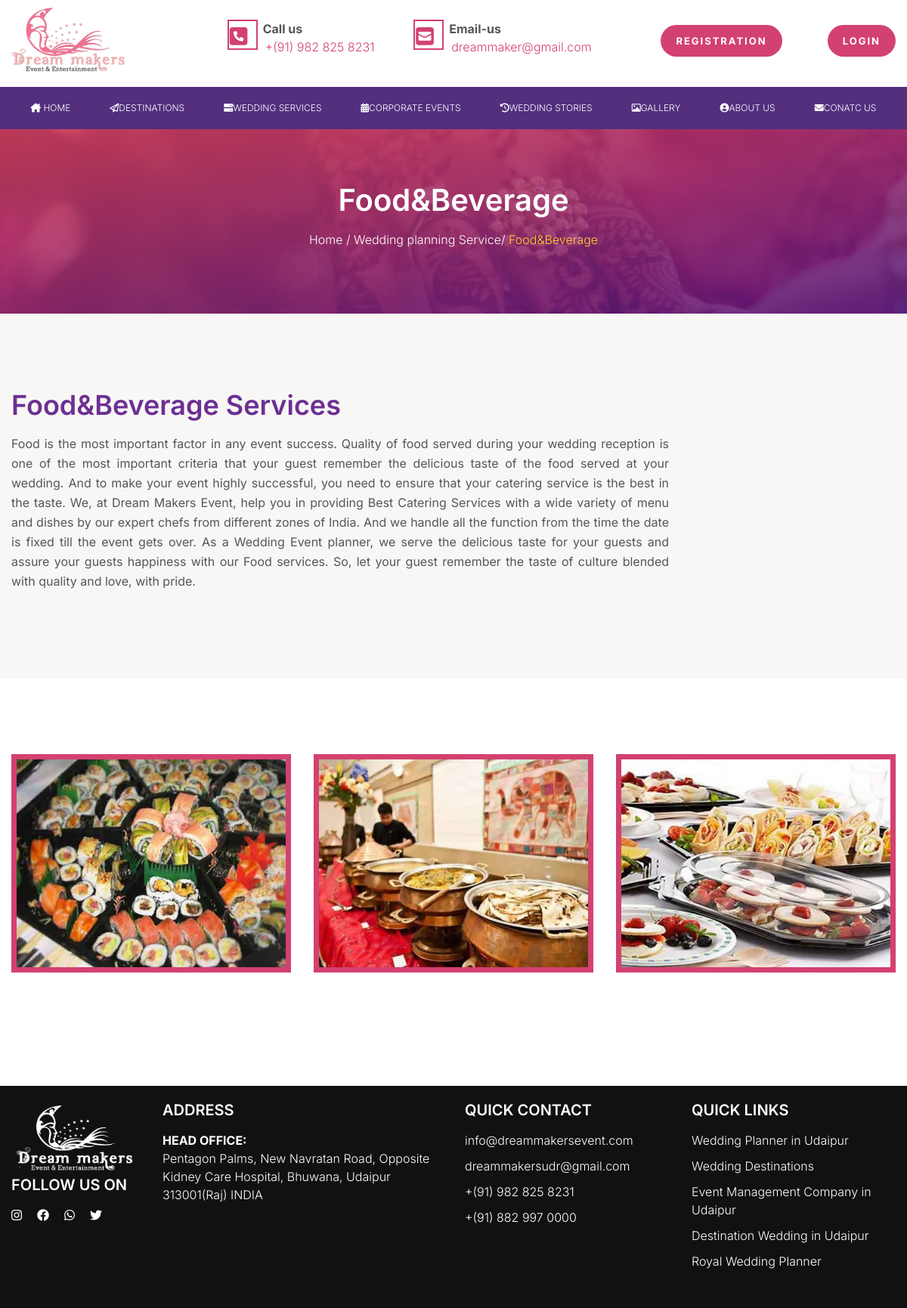
The page /subservices.php?id=1 on the database its author committed.
### tables this page shows
CREATE TABLE `services_tbl` (
  `service_id` int(5) NOT NULL,
  `service_name` varchar(30) NOT NULL,
  `service_detail` text NOT NULL,
  `service_img` varchar(2000) NOT NULL
);

CREATE TABLE `subservices_tbl` (
  `subser_id` int(5) NOT NULL,
  `service_id` int(5) NOT NULL,
  `subser_img` varchar(2000) NOT NULL
);

### subservices.php (the view, shortened to what this page needs)
<?php require('header.php'); ?>
    <?php
                            $id=$_GET['id'];
                            $query = "SELECT * FROM `services_tbl` WHERE service_id='$id'";
                            $query_run = mysqli_query($conn,$query);
                            $row = mysqli_fetch_array($query_run);
?>
    <main class="site-main">
        <section class="section section--banner2">
            <div class="wrap">
                <div class="banner2__text">
                    <h2><?=$row['service_name'];?></h2>
                    <p><a href="index.php">Home </a>/ <a href="wedding-service.php">Wedding planning Service</a>/ <span><?=$row['service_name'];?></span></p>
                </div>
            </div>
        </section>
        <section class="section section--planner">
            <div class="wrap">
                <div class="jaipur-info">
                    <h3><?=$row['service_name'];?> Services</h3>
                </div>
                <div class="row">
                    <div class="col-9">
                        <div class="about__planner text-center">
                          <p><?=$row['service_detail'];?></p>
                       </div>
                    </div>
                    <div class="col-3"></div>
                </div>
            </div>
        </section>
        <section class="section section--gallery">
            <div class="wrap">
                <div class="row">
                <?php
                            $query = "SELECT * FROM `subservices_tbl` WHERE service_id='$id'";
                            $query_run = mysqli_query($conn,$query);
                            while($row = mysqli_fetch_array($query_run))
                            {
                    ?>
                <div class="col-4">
                        <a href="#">
                            <div class="img__gallery">
                               <img src="<?="uploads/".$row['subser_img'];?>" alt="img">
                            </div>
                        </a>
                    </div>
                    <?php
}
?>
                 </div>
            </div>
        </section>
    </main>
    <?php require('footer.php'); ?>

### css/style.css (style rules this page uses)
:root { --body-font-family: 'Inter', -apple-system, BlinkMacSystemFont, Segoe UI, Helvetica, Arial, sans-serif, Apple Color Emoji, Segoe UI Emoji, Segoe UI Symbol; --body-font-size: 16px; --body-font-weight: 300; --body-font-color: #565657; --body-line-height: 1.5; --heading-font-family: 'Inter', -apple-system, BlinkMacSystemFont, Segoe UI, Helvetica, Arial, sans-serif, Apple Color Emoji, Segoe UI Emoji, Segoe UI Symbol; --heading-font-color: #303030; --heading-font-weight: 600; --link-font-color: #303030; --link-hover-font-color: #655C97; --white-color: #fff; }
html, body, div, span, applet, object, iframe, h1, h2, h3, h4, h5, h6, p, blockquote, pre, a, abbr, acronym, address, big, cite, code, del, dfn, em, img, ins, kbd, q, s, samp, small, strike, strong, sub, sup, tt, var, b, u, i, center, dl, dt, dd, ol, ul, li, fieldset, form, label, legend, table, caption, tbody, tfoot, thead, tr, th, td, article, aside, canvas, details, embed, figure, figcaption, footer, header, hgroup, menu, nav, output, ruby, section, summary, time, mark, audio, video { margin: 0; padding: 0; border: 0; font-size: 100%; font: inherit; vertical-align: baseline; }
html { font-size: 16px; line-height: 1.5; -webkit-text-size-adjust: 100%; }
article, aside, details, figcaption, figure, footer, header, hgroup, menu, nav, section, img { display: block; }
body { margin: 0; opacity: 1; transition: opacity 0.4s; }
body.ready { opacity: 1; }
main, .site-main { display: block; }
.section { padding-bottom: 100px; padding-top: 100px; }
a { background-color: transparent; }
img { border-style: none; object-fit: cover; }
*, *::before, *::after { box-sizing: inherit; }
html { box-sizing: border-box; }
h2, .h2 { font-size: 40px; }
h3, .h3 { font-size: 36px; }
body, button, input, select, optgroup, textarea { color: var(--body-font-color); font-family: var(--body-font-family); font-size: var(--body-font-size); line-height: var(--body-line-height); font-weight: var(--body-font-weight); background-color: var(--white-color); }
h1, h2, h3, h4, h5, h6, .h1, .h2, .h3, .h4, .h5, .h6 { font-family: var(--heading-font-family); color: var(--heading-font-color); font-weight: var(--heading-font-weight); margin-bottom: 16px; line-height: 1.2; }
p { margin-bottom: 16px; }
.text-center { text-align: center !important; }
.row { margin-left: -15px; margin-right: -15px; display: -webkit-flex; display: -moz-flex; display: -ms-flex; display: -o-flex; display: flex; flex-wrap: wrap; }
[class*="col-"] { min-height: 1px; padding-left: 15px; padding-right: 15px; }
.col-3 { max-width: 25%; flex: 0 0 25%; }
.col-4 { max-width: 33.33333333%; flex: 0 0 33.33333333%; }
.col-9 { max-width: 75%; flex: 0 0 75%; }
body { background: var(--white-color); }
img { height: auto; max-width: 100%; }
.wrap, .wrap-fuild { width: 100%; padding-left: 15px; padding-right: 15px; }
.wrap *, .wrap-fuild * { -webkit-box-sizing: border-box; -moz-box-sizing: border-box; box-sizing: border-box; }
.wrap { max-width: 1420px; margin-left: auto; margin-right: auto; }
a { color: var(--link-font-color); text-decoration: none; -webkit-transition: background-color 0.3s ease; -moz-transition: background-color 0.3s ease; transition: background-color 0.3s ease; outline: none; }
.about__planner p { line-height: 26px; font-weight: 400; text-align: justify; }
.section--planner { background: #F8F7F6; }
.section--banner2 { background: url(../images/banner2-bg.jpg) no-repeat; background-size: cover; position: relative; padding: 70px 0; }
.section--banner2 * { position: relative; z-index: 9; }
.banner2__text { text-align: center; }
.banner2__text h2 { color: #fff; }
.banner2__text p a { color: #fff; transition: 0.5s; }
.banner2__text p { color: #fff; }
.banner2__text p span { color: #ffd130; }
.section--banner2::before { position: absolute; content: ""; width: 100%; height: 100%; background: linear-gradient(to bottom right, #e54061, #4b0d80); opacity: 0.8; top: 0; left: 0; }
.jaipur-info { text-align: justify; }
.jaipur-info h3 { color: #5a1687e3; }
.img__gallery { position: relative; border: 7px solid #d34170; overflow: hidden; margin-bottom: 50px; }
.img__gallery::before { content: ""; position: absolute; width: 100%; height: 100%; background: rgba(0, 0, 0, 0.4); top: 0; z-index: 8; left: 0; opacity: 0; transition: 0.5s; }

### rows shown on the page
services_tbl: service_name "Food&Beverage", service_detail "Food is the most important factor in any event success. Quality of food served during your wedding reception is one of the most important criteria that your guest remember the delicious taste of the food served at your wedding. And to make your event highly successful, you need to ensure that your catering service is the best in the taste. We, at Dream Makers Event, help you in providing Best Catering Services with a wide variety of menu and dishes by our expert chefs from different zones of India. And we handle all the function from the time the date is fixed till the event gets over. As a Wedding Event planner, we serve the delicious taste for your guests and assure your guests happiness…"
subservices_tbl: subser_img (picture)
subservices_tbl: subser_img (picture)
subservices_tbl: subser_img (picture)
